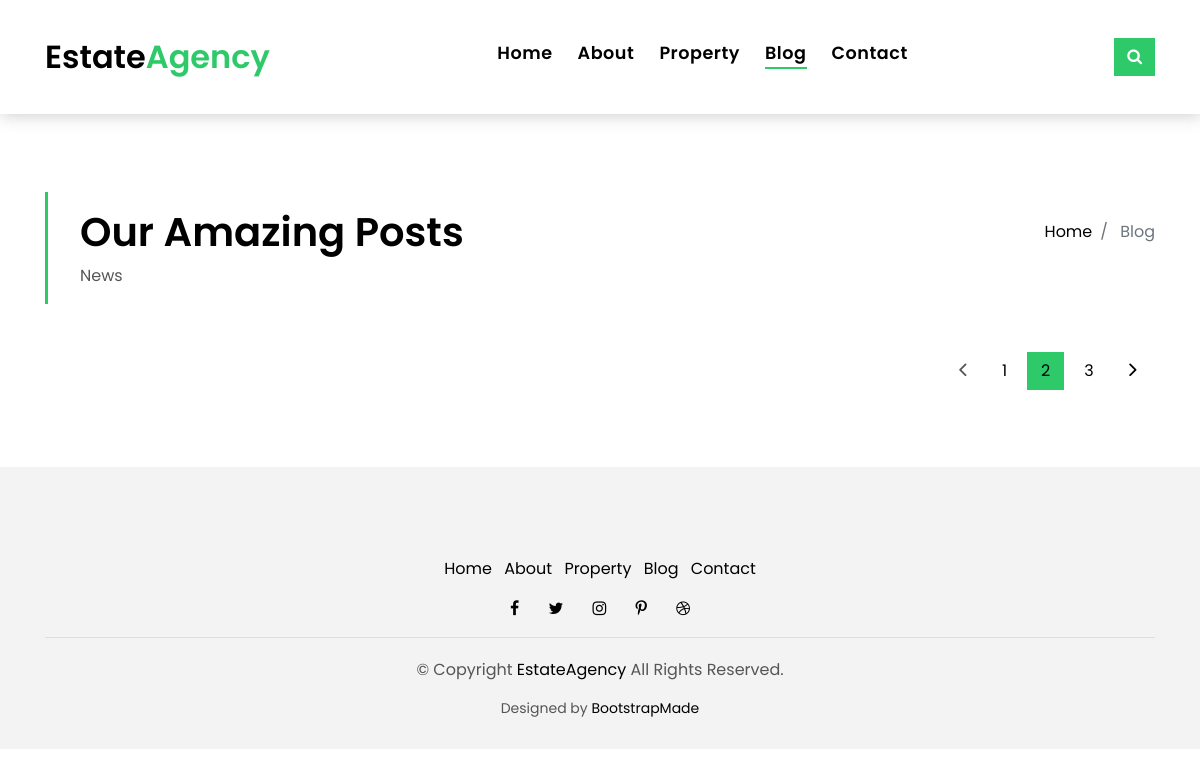
/blog/, run on an earlier commit of the app's database.
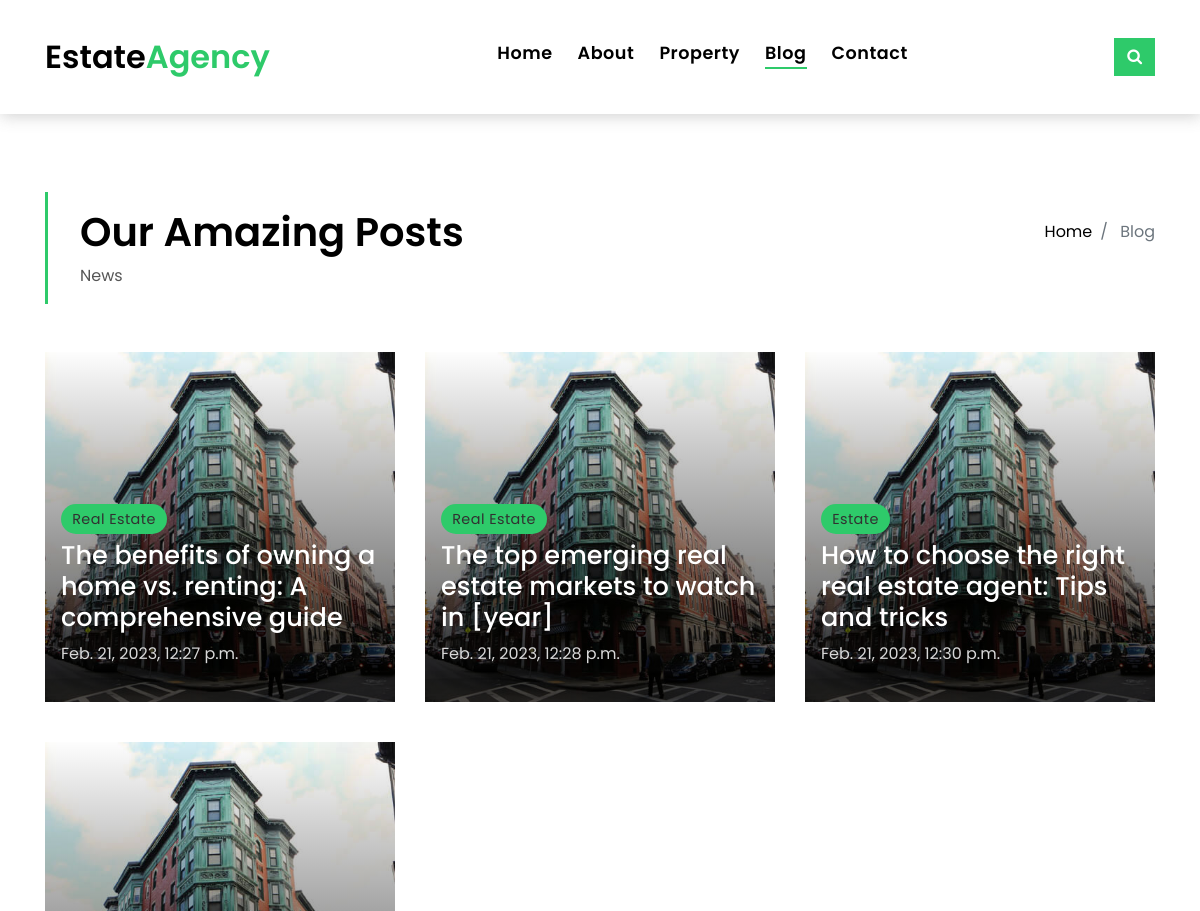
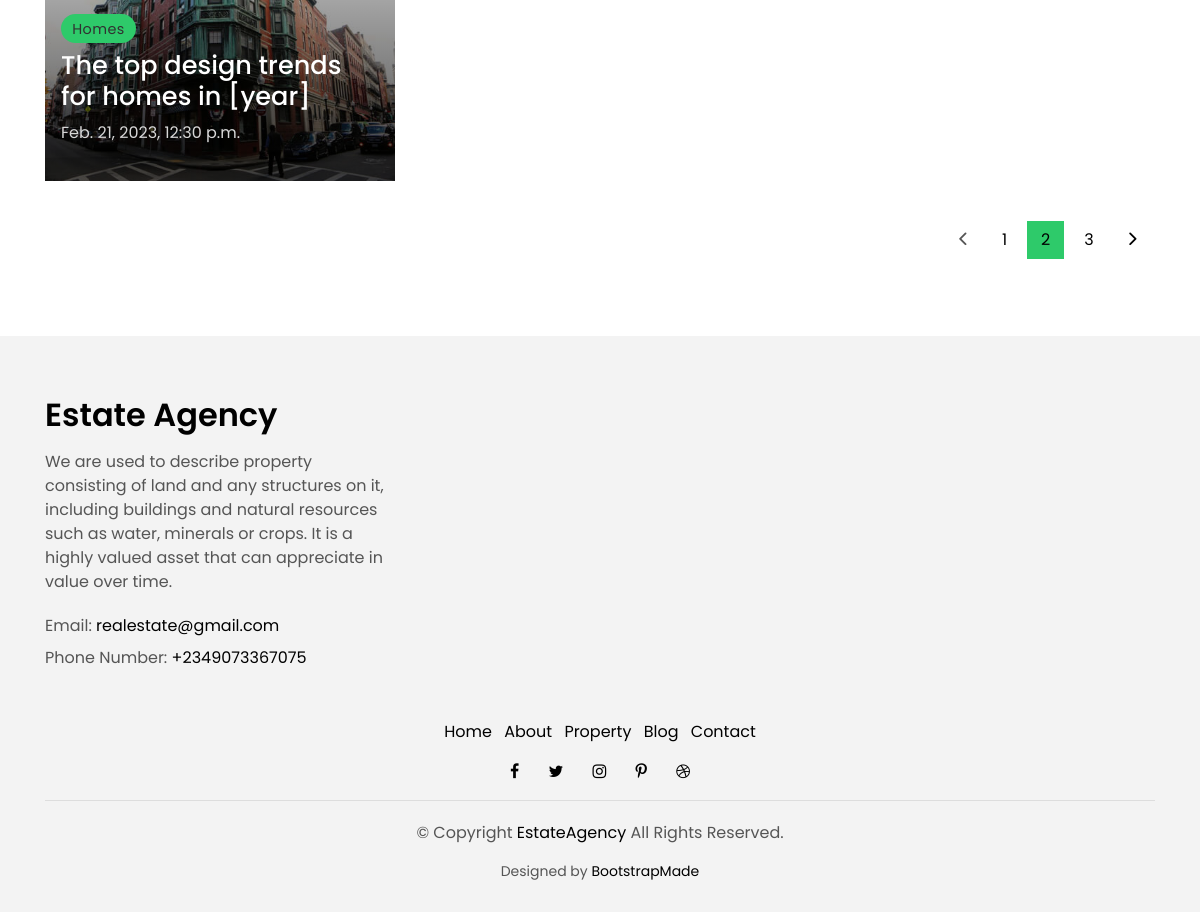
And on a later commit of the database (2 pictures, top to bottom).
### realestateapp/models.py (models this page shows, shortened)
class Blog(models.Model):
    blog_headline = models.CharField(max_length=100)
    blog_image = models.ManyToManyField(BlogImage, null=True, blank=True)
    blog_content = models.TextField()
    date_published= models.DateTimeField(auto_now_add=True)
    date_updated = models.DateTimeField(auto_now=True)
    author = models.ForeignKey(User, on_delete=models.CASCADE)
    blog_category = models.CharField(max_length=100)

class CompanyDetails(models.Model):
    company_description = models.TextField()
    company_phonenumber = models.PositiveBigIntegerField()
    company_email = models.EmailField()
    company_location = models.TextField(blank=True, null=True)
    class Meta:
        verbose_name_plural = 'Company details'

### realestateapp/views.py (the view)
# urls.py: path('blog/', BlogView, name='blogpage'),
def BlogView(request):
    blog = Blog.objects.all()
    companydetail = CompanyDetails.objects.all()
    return render(request, 'realestateapp/blog/blog-grid.html', {  'blog': blog, 'companydetail': companydetail})

### realestateapp/templates/realestateapp/blog/blog-grid.html (shortened to what the changed rows need)
{% load static %}
<!DOCTYPE html>
<html lang="en">
<head>
 <link href="{% static 'realestateapp/lib/bootstrap/css/bootstrap.min.css' %}" rel="stylesheet">
 <link href="{% static 'realestateapp/lib/font-awesome/css/font-awesome.min.css' %}" rel="stylesheet">
 <link href="{% static 'realestateapp/lib/animate/animate.min.css' %}" rel="stylesheet">
 <link href="{% static 'realestateapp/lib/ionicons/css/ionicons.min.css' %}" rel="stylesheet">
 <link href="{% static 'realestateapp/lib/owlcarousel/assets/owl.carousel.min.css' %}" rel="stylesheet">
 <link href="{% static 'realestateapp/css/style.css' %}" rel="stylesheet">
</head>
<body>
  <nav class="navbar navbar-default navbar-trans navbar-expand-lg fixed-top">
    <div class="container">
    </div>
  </nav>
  <section class="intro-single">
    <div class="container">
      <div class="row">
        <div class="col-md-12 col-lg-8">
          <div class="title-single-box">
            <h1 class="title-single">Our Amazing Posts</h1>
          </div>
        </div>
      </div>
    </div>
  </section>
  <section class="news-grid grid">
    <div class="container">
      <div class="row">
        {% for blog in blog %}
        <div class="col-md-4">
          <div class="card-box-b card-shadow news-box">
            <div class="img-box-b">
              <img src="{% static 'realestateapp/img/post-1.jpg' %}" alt="" class="img-b img-fluid">
            </div>
            <div class="card-overlay">
              <div class="card-header-b">
                <div class="card-category-b">
                  <a href="#" class="category-b">{{ blog.blog_category }}</a>
                </div>
                <div class="card-title-b">
                  <h2 class="title-2">
                    <a href="{% url 'blogpage'  %}">{{ blog.blog_headline }}</a>
                  </h2>
                </div>
                <div class="card-date">
                  <span class="date-b">{{ blog.date_published }}</span>
                </div>
              </div>
            </div>
          </div>
        </div>
        {% endfor %}
      </div>
    </div>
  </section>
  <section class="section-footer">
    <div class="container">
      <div class="row">
        {% for companydetail in companydetail %}
        <div class="col-sm-12 col-md-4">
          <div class="widget-a">
            <div class="w-header-a">
              <h3 class="w-title-a text-brand">Estate Agency</h3>
            </div>
            <div class="w-body-a">
              <p class="w-text-a color-text-a">
                {{ companydetail.company_description }}
              </p>
            </div>
            <div class="w-footer-a">
              <ul class="list-unstyled">
                <li class="color-a">
                  <span class="color-text-a">Email: </span> {{ companydetail.company_email }}</li>
                <li class="color-a">
                  <span class="color-text-a">Phone Number:</span> +234{{ companydetail.company_phonenumber }}</li>
              </ul>
            </div>
          </div>
        </div>
        {% endfor %}
      </div>
    </div>
  </section>
  <footer>
    <div class="container">
    </div>
  </footer>
</body>
</html>

What changed in the data, as far as the page shows it:
added Blog: blog_category "Real Estate", blog_headline "The benefits of owning a home vs. renting: A comprehensive guide", date_published "Feb. 21, 2023, 12:27 p.m."
added Blog: blog_category "Real Estate", blog_headline "The top emerging real estate markets to watch in [year]", date_published "Feb. 21, 2023, 12:28 p.m."
added Blog: blog_category "Estate", blog_headline "How to choose the right real estate agent: Tips and tricks", date_published "Feb. 21, 2023, 12:30 p.m."
added Blog: blog_category "Homes", blog_headline "The top design trends for homes in [year]", date_published "Feb. 21, 2023, 12:30 p.m."
added CompanyDetails: company_description "We are used to describe property consisting of land and any structures on it, including buildings and natural resources such as water, minerals or crops. It is a highly valued asset that can appreciate in value over time.", company_email "realestate@gmail.com", company_phonenumber "9073367075"
